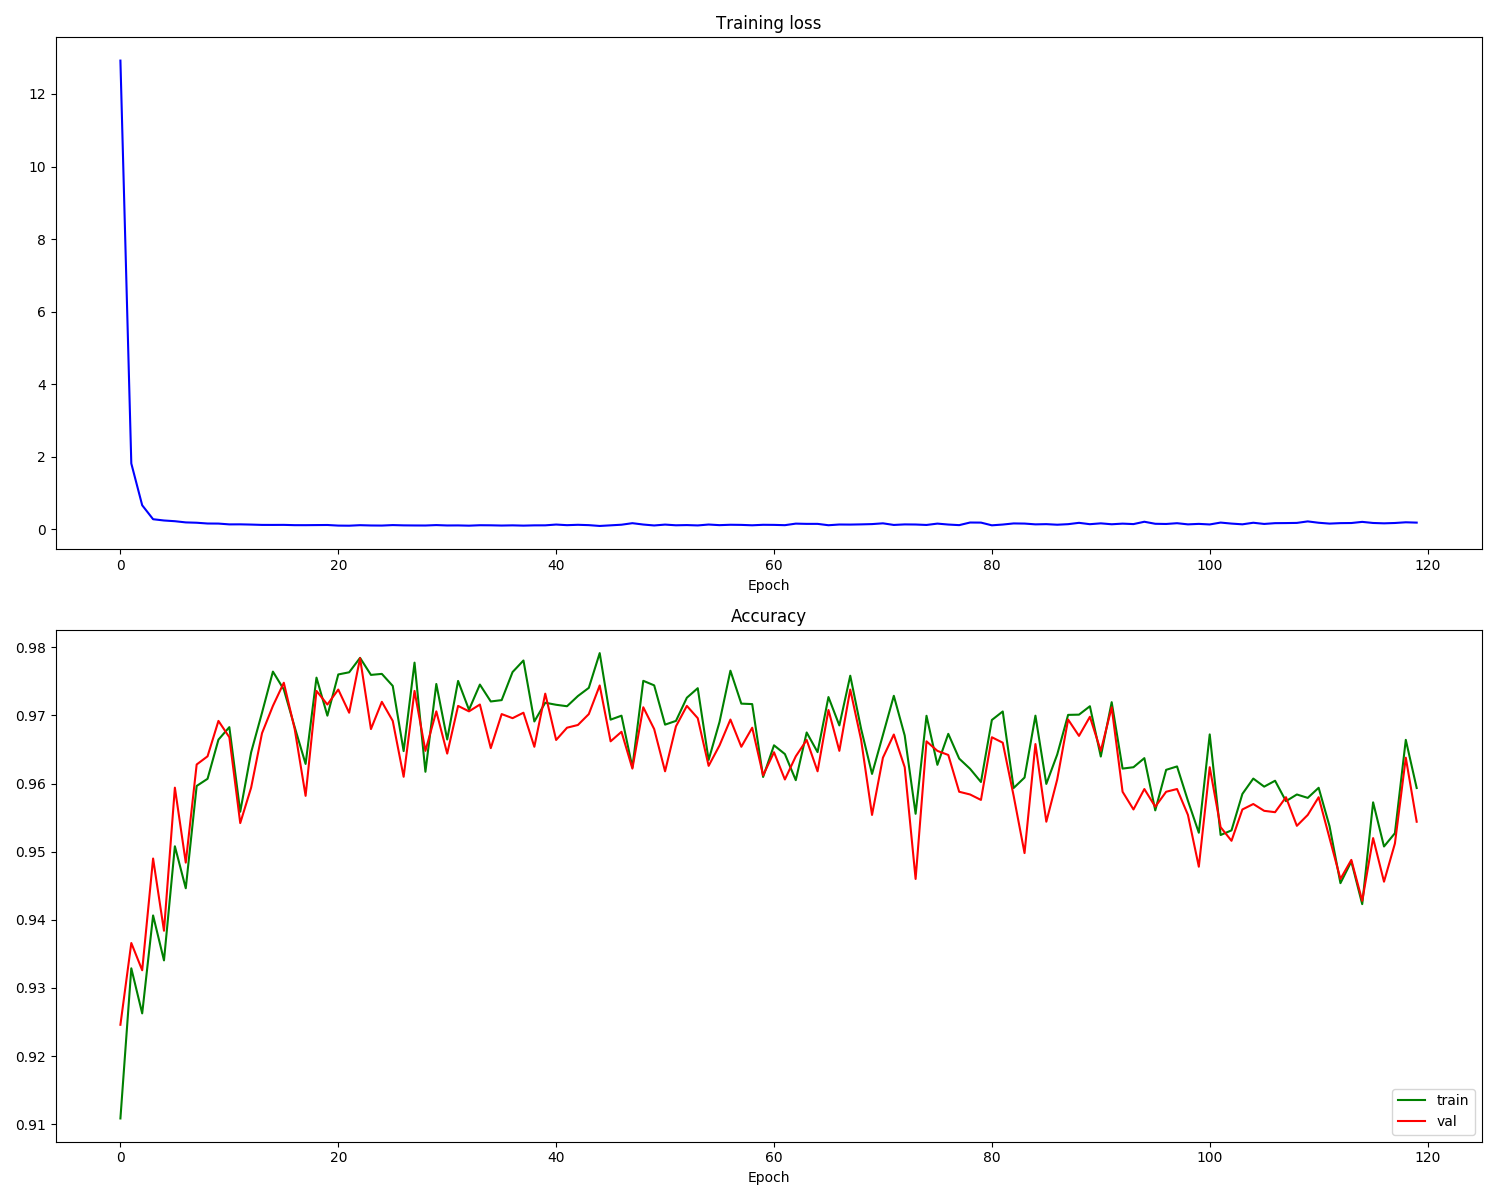

Here is the Python script that generated this plot:
from keras.datasets import mnist
import numpy as np
import matplotlib.pyplot as plt
import tensorflow as tf
import matplotlib.gridspec as gridspec
(X_train, y_train), (X_test, y_test) = mnist.load_data()

X_train = X_train.reshape(
    X_train.shape[0], X_train.shape[1] * X_train.shape[2])
# print(X_train.shape)
X_test = X_test.reshape(X_test.shape[0], X_test.shape[1] * X_test.shape[2])

y_train = (np.arange(10) == y_train[:, None]).astype(int)
y_test = (np.arange(10) == y_test[:, None]).astype(int)
# print(y_train.shape)

X_test, X_val = X_test[:5000], X_test[5000:]
y_test, y_val = y_test[:5000], y_test[5000:]

X_train = X_train / 255
X_val = X_val / 255
X_test = X_test / 255


# Visualize some examples from the dataset.
# We show a few examples of training images from each class.
classes = list(range(10))
num_classes = len(classes)
samples_per_class = 7
for y, cls in enumerate(classes):
    idxs = np.flatnonzero(y == np.argmax(y_train, axis=1))  # 1代表行
    idxs = np.random.choice(idxs, samples_per_class,
                            replace=False)  # 随机抽7张该类图片
    for i, idx in enumerate(idxs):
        plt_idx = i * num_classes + y + 1  # 将同一类图片显示在同一列
        plt.subplot(samples_per_class, num_classes, plt_idx)
        image = X_train[idx].reshape((28, 28))
        plt.imshow(image, cmap='gray_r')
#         print(image)
        plt.axis('off')
        if i == 0:
            plt.title(cls)
plt.show()

# Create the model
x = tf.placeholder(tf.float32, [None, 784])
# W_1 = tf.Variable(tf.zeros([784, 128]))
#第一层
W_1 = tf.get_variable(
    'W_1', [784, 100], initializer=tf.random_normal_initializer())
# b_1 = tf.Variable(tf.zeros([128]))
b_1 = tf.get_variable('b_1', [100], initializer=tf.random_normal_initializer())
a_1 = tf.matmul(x, W_1) + b_1
z_1 = tf.nn.relu(a_1)

#第二层
# W_2 = tf.Variable(tf.zeros([128, 10]))
W_2 = tf.get_variable(
    'W_2', [100, 100], initializer=tf.random_normal_initializer())
# b_2 = tf.Variable(tf.zeros([10]))
b_2 = tf.get_variable('b_2', [100], initializer=tf.random_normal_initializer())
a_2 = tf.matmul(z_1, W_2) + b_2
z_2 = tf.nn.relu(a_2)

#第三层
# W_3 = tf.Variable(tf.zeros([64, 10]))
W_3 = tf.get_variable(
    'W_3', [100, 10], initializer=tf.random_normal_initializer())
# b_3 = tf.Variable(tf.zeros([10]))
b_3 = tf.get_variable('b_3', [10], initializer=tf.random_normal_initializer())
a_3 = tf.matmul(z_2, W_3) + b_3
# z_3 = tf.nn.softmax(a_3)

# Define loss and optimizer
y = tf.placeholder(tf.float32, [None, 10])
loss = tf.reduce_mean(
    tf.nn.softmax_cross_entropy_with_logits(logits=a_3, labels=y))
train_step = tf.train.AdamOptimizer(0.01).minimize(
    loss)  # beta1=0.9, beta2=0.999, epsilon=1e-08
#adam显然比朴素的梯度下降效果好很多。
# Epoch 0 training loss: 12.920276558638667, test acc: 0.8776
# Epoch 1 training loss: 1.8188043695867306, test acc: 0.9022
# Epoch 2 training loss: 0.6677770811016603, test acc: 0.8956
# Epoch 3 training loss: 0.28319992806967315, test acc: 0.9136
# Epoch 4 training loss: 0.24823751659371565, test acc: 0.9092
# Epoch 5 training loss: 0.22841113978307687, test acc: 0.9218
# Epoch 6 training loss: 0.1955180996623204, test acc: 0.9218
# Epoch 7 training loss: 0.18644091173764354, test acc: 0.9378
# Epoch 8 training loss: 0.1648881834225882, test acc: 0.9308
# Epoch 9 training loss: 0.1629444116010952, test acc: 0.9424
# Epoch 10 training loss: 0.1408095698227405, test acc: 0.9456
# Epoch 11 training loss: 0.14206642039768058, test acc: 0.9302
# Epoch 12 training loss: 0.1355106020910821, test acc: 0.9366
# Epoch 13 training loss: 0.12661969592999414, test acc: 0.9494
# Epoch 14 training loss: 0.12617032698052738, test acc: 0.9498


# Epoch 119 training loss: 0.18947803799234061, test acc: 0.9322

# (num_training,1),预测正确为1，反之为0
correct_prediction = tf.equal(tf.argmax(a_3, 1), tf.argmax(y, 1))
# tf.int32 注意tf.int32会导致，acc算出来一直为0，reduce_mean可能要求输入为浮点数
accuracy_op = tf.reduce_mean(tf.cast(correct_prediction, tf.float32))
init_op = tf.global_variables_initializer()


batch_size = 32
num_epoch = 120
with tf.Session() as sess:
    sess.run(init_op)
    num_train = X_train.shape[0]
    num_batch = int(num_train/batch_size) 
    loss_history = []
    val_acc_history = []
    train_acc_history = []
    for epoch in range(num_epoch):
        avg_cost = 0
        for batch_idx in range(num_batch):
            batch_mask = np.random.choice(num_train, batch_size)
            X_batch = X_train[batch_mask]
            y_batch = y_train[batch_mask]
            _, c = sess.run([train_step, loss], feed_dict={
                            x: X_batch, y: y_batch})
            avg_cost += c / num_batch

        loss_history.append(avg_cost)
        acc = sess.run(accuracy_op, feed_dict={x: X_train, y: y_train})
        train_acc_history.append(acc)
        acc = sess.run(accuracy_op, feed_dict={x: X_val, y: y_val})
        val_acc_history.append(acc)
        #evaluate
        acc = sess.run(accuracy_op, feed_dict={x: X_test, y: y_test})
        print("Epoch %s training loss: %s, test acc: %s" %
              (epoch, avg_cost, acc))

    print('Test some samples')
    fig = plt.figure(figsize=(8, 8))
    gs = gridspec.GridSpec(7, 10)
    gs.update(wspace=0.035, hspace=0.1)  # set the spacing between axes.
    for y_, cls in enumerate(classes):
        idxs = np.flatnonzero(y_ == np.argmax(y_test, axis=1))  # 1代表行
        idxs = np.random.choice(idxs, samples_per_class,
                                replace=False)  # 随机抽7张该类图片
        for i, idx in enumerate(idxs):
            plt_idx = i * num_classes + y_
            ax = plt.subplot(gs[plt_idx])
            ax.axis('off')
            plt.imshow(X_test[idx].reshape((28, 28)))
            # 返回的是numpy.ndarray
            pred = sess.run(a_3, feed_dict={x: np.array([X_test[idx]])})
            pred = np.argmax(pred, axis=1)[0]
            plt.title('pred:' + str(pred))
    plt.show()

print('plot...')
# Run this cell to visualize training loss and train / val accuracy
plt.figure(figsize=(9, 9))
plt.subplot(2, 1, 1)
# plt.plot(list(range(num_epoch)),loss_history,'b')#bo为点图，b为线图
plt.title('Training loss')
plt.plot(loss_history, 'b')
plt.xlabel('Epoch')

plt.subplot(2, 1, 2)
plt.title('Accuracy')
plt.plot(train_acc_history, 'g', label='train')
plt.plot(val_acc_history, 'r', label='val')
#     plt.plot([0.5] * len(val_acc_history), 'k--')
plt.xlabel('Epoch')
plt.legend(loc='lower right')
plt.gcf().set_size_inches(15, 12)
plt.show()
